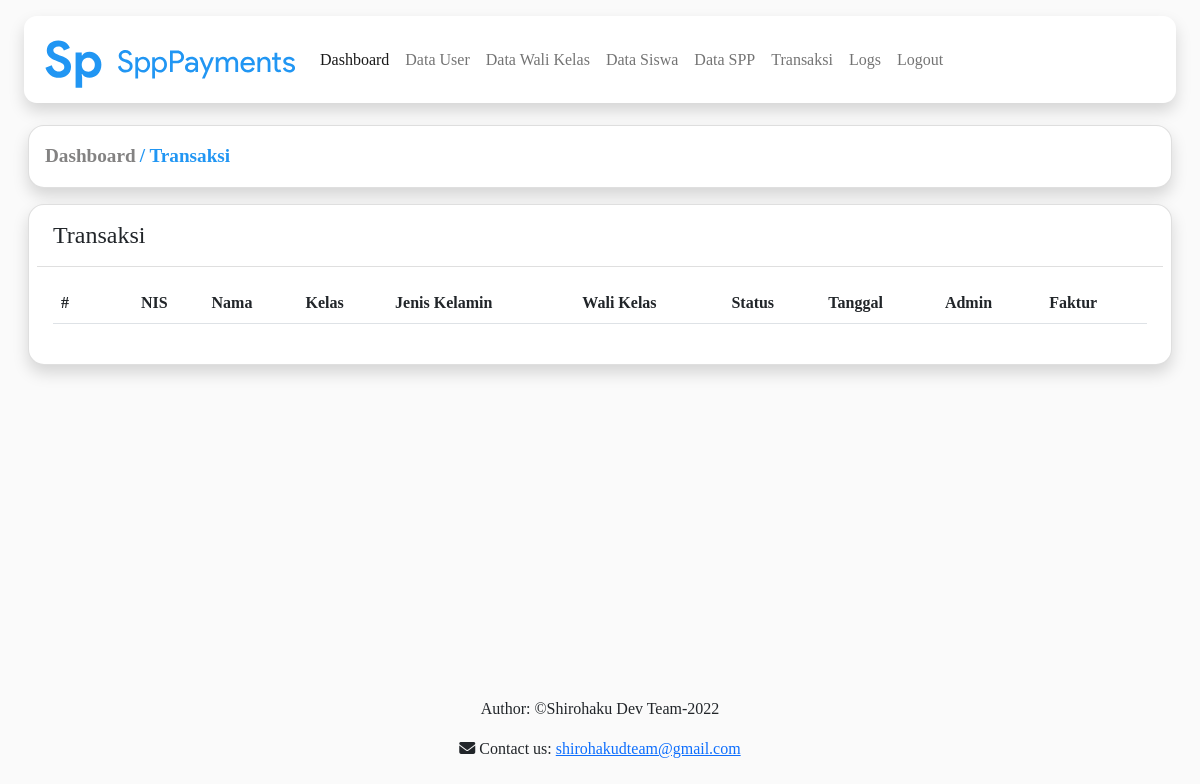
/src/transaction/transaksi.php (signed in), run on an earlier commit of the app's database.
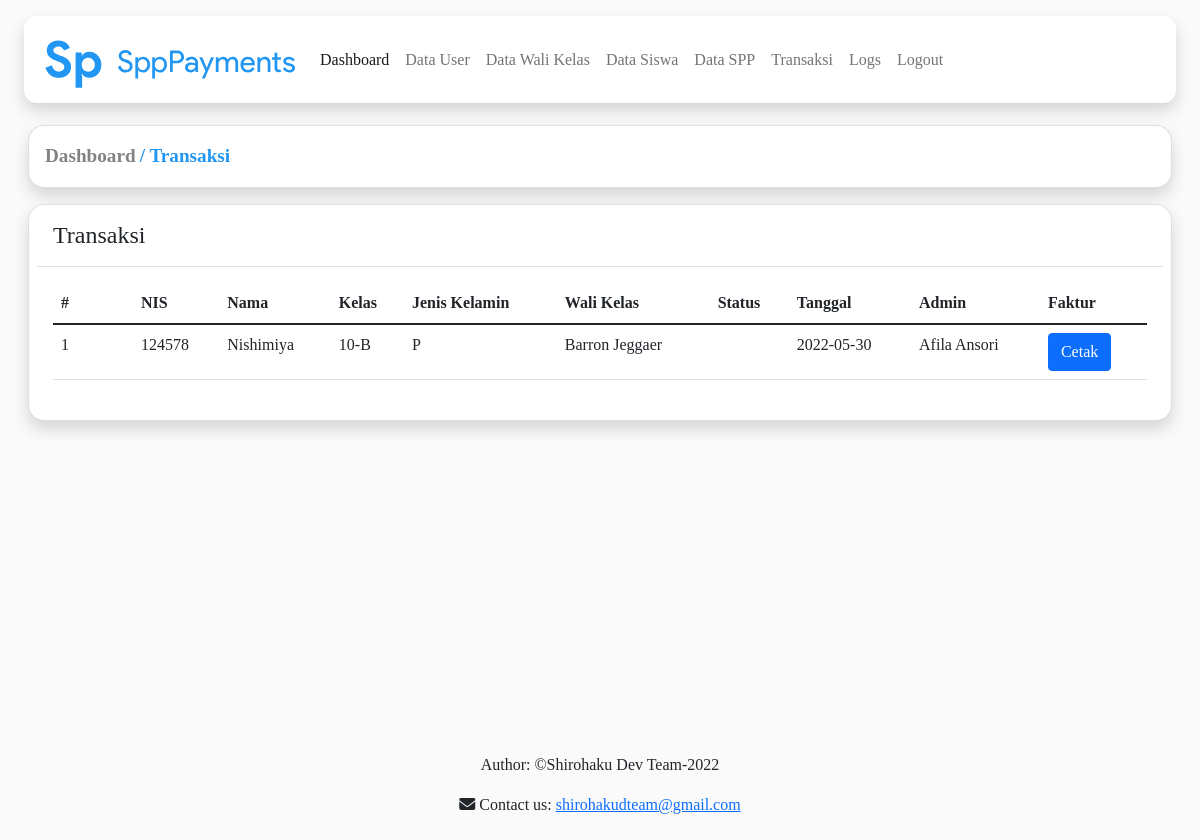
And on a later commit of the database.
### tables this page shows
CREATE TABLE `transaksi` (
  `id` int(11) NOT NULL,
  `admin` varchar(255) DEFAULT NULL,
  `nis` varchar(128) DEFAULT NULL,
  `tanggal` date DEFAULT NULL
);

CREATE TABLE `student` (
  `nis` varchar(128) NOT NULL,
  `student_name` varchar(255) DEFAULT NULL,
  `jenis_kelamin` varchar(1) NOT NULL,
  `class` varchar(8) DEFAULT NULL,
  `periode` varchar(128) DEFAULT NULL
);

CREATE TABLE `wclass` (
  `class` varchar(8) NOT NULL,
  `fullname` varchar(255) DEFAULT NULL
);

### src/transaction/transaksi.php (the view, shortened to what this page needs)
<?php include "../header/header.php"; ?>
<div class="content-body" style="margin-top: 125px;">
	<div class="container-fluid">
<div class="card bg-white ms-3 me-3 shadow" style="border-radius: 16px; margin-top: 125px;">
	<div class="card-body">
		<div class="">
			<a href="../index/admin.php" class="" style="text-decoration: none; color: rgb(131, 130, 130); font-weight: bold; font-size: larger;">Dashboard</a>
			<a href="javascript:void(0)" class="" style="text-decoration: none; color: #2196f3; font-weight: bold; font-size: larger;">/ Transaksi</a>
        </div>
	</div>
</div>
	<div class="row">
      <div class="col-lg-12">
		<div class="card bg-white p-2 m-3 shadow" style="border-radius: 16px;">
          <div class="card-header bg-white" style="border-top-left-radius: 16px; border-top-right-radius: 16px;">
				<h4 class="card-title">Transaksi</h4>
		  </div>
		  <div class="card-body">
            <div class="table-responsive">
              <table id="tabletrans" class="table table-responsive-md">
                <thead>
                  <tr>
                    <th style="width: 80px"><strong>#</strong></th>
                    <th><strong>NIS</strong></th>
                    <th><strong>Nama</strong></th>
                    <th><strong>Kelas</strong></th>
                    <th><strong>Jenis Kelamin</strong></th>
                    <th><strong>Wali Kelas</strong></th>
                    <th><strong>Status</strong></th>
                    <th><strong>Tanggal</strong></th>
                    <th><strong>Admin</strong></th>
                    <th><strong>Faktur</strong></th>
                  </tr>
                </thead>
                <tbody>
				<?php
					include "../connection/connection.php";
					$sql = mysqli_query($conn, "SELECT a.*, b.*, c.* FROM transaksi as a join student as b on a.nis = b.nis join wclass as c on b.class = c.class");
					$no=1;
					while($d=mysqli_fetch_array($sql)){
					echo "<tr>
					<td>$no</td>
					<td class='getNis'>$d[nis]</td>
					<td>$d[student_name]</td>
					<td>$d[class]</td>
					<td>$d[jenis_kelamin]</td>
					<td>$d[fullname]</td>
					<td>$d[spp_status]</td>
					<td>$d[tanggal]</td>
					<td>$d[admin]</td>
					<td><a class='btn btn-primary print-button'>Cetak</a></td>
					</tr>";
					$no++;
					}
				?>
				</tbody>
			  </table>
			</div>
		  </div>
		</div>
	  </div>
	</div>
</div>
</div>
<?php include "../footer/footer.php"; ?>

What changed in the data, as far as the page shows it:
added transaksi: nis.nis "124578", nis.student_name "Nishimiya", wclass.class "10-B", nis.jenis_kelamin "P", wclass.fullname "Barron Jeggaer", tanggal "2022-05-30", admin "Afila Ansori"
